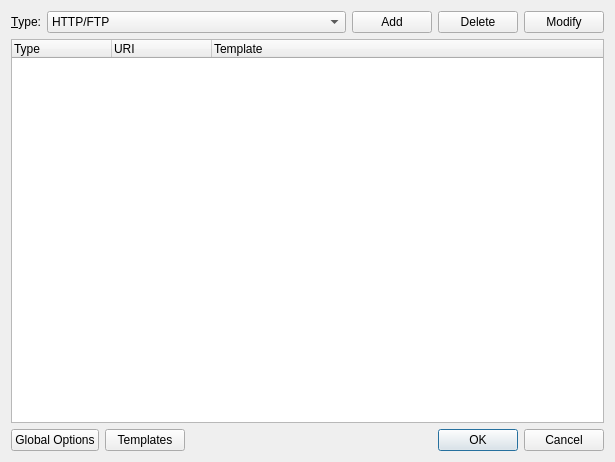
<?xml version="1.0" encoding="UTF-8"?>
<ui version="4.0">
 <class>AddURI</class>
 <widget class="QDialog" name="AddURI">
  <property name="geometry">
   <rect>
    <x>0</x>
    <y>0</y>
    <width>615</width>
    <height>462</height>
   </rect>
  </property>
  <property name="windowTitle">
   <string>Add URI</string>
  </property>
  <property name="windowIcon">
   <iconset>
    <normaloff>:/icon/bookmark.ico</normaloff>:/icon/bookmark.ico</iconset>
  </property>
  <layout class="QVBoxLayout" name="verticalLayout">
   <item>
    <layout class="QHBoxLayout" name="horizontalLayout">
     <item>
      <widget class="QLabel" name="label">
       <property name="text">
        <string>&amp;Type:</string>
       </property>
       <property name="buddy">
        <cstring>comboBox_Type</cstring>
       </property>
      </widget>
     </item>
     <item>
      <widget class="QComboBox" name="comboBox_Type">
       <property name="sizePolicy">
        <sizepolicy hsizetype="Expanding" vsizetype="Fixed">
         <horstretch>0</horstretch>
         <verstretch>0</verstretch>
        </sizepolicy>
       </property>
       <item>
        <property name="text">
         <string>HTTP/FTP</string>
        </property>
        <property name="icon">
         <iconset resource="Aria2cRemote.qrc">
          <normaloff>:/icon/uri/ftp.png</normaloff>:/icon/uri/ftp.png</iconset>
        </property>
       </item>
       <item>
        <property name="text">
         <string>Multi HTTP/FTP</string>
        </property>
        <property name="icon">
         <iconset resource="Aria2cRemote.qrc">
          <normaloff>:/icon/uri/http.png</normaloff>:/icon/uri/http.png</iconset>
        </property>
       </item>
       <item>
        <property name="text">
         <string>Torrent</string>
        </property>
        <property name="icon">
         <iconset resource="Aria2cRemote.qrc">
          <normaloff>:/icon/uri/bittorrent.png</normaloff>:/icon/uri/bittorrent.png</iconset>
        </property>
       </item>
       <item>
        <property name="text">
         <string>MagnetLink</string>
        </property>
        <property name="icon">
         <iconset resource="Aria2cRemote.qrc">
          <normaloff>:/icon/uri/magnet.png</normaloff>:/icon/uri/magnet.png</iconset>
        </property>
       </item>
       <item>
        <property name="text">
         <string>Metalink</string>
        </property>
        <property name="icon">
         <iconset resource="Aria2cRemote.qrc">
          <normaloff>:/icon/uri/metalink.png</normaloff>:/icon/uri/metalink.png</iconset>
        </property>
       </item>
      </widget>
     </item>
     <item>
      <layout class="QHBoxLayout" name="horizontalLayout_3">
       <item>
        <widget class="QPushButton" name="pushButton_Add">
         <property name="text">
          <string>Add</string>
         </property>
        </widget>
       </item>
       <item>
        <widget class="QPushButton" name="pushButton_Delete">
         <property name="text">
          <string>Delete</string>
         </property>
        </widget>
       </item>
       <item>
        <widget class="QPushButton" name="pushButton_Modify">
         <property name="text">
          <string>Modify</string>
         </property>
        </widget>
       </item>
      </layout>
     </item>
    </layout>
   </item>
   <item>
    <widget class="QTreeWidget" name="treeWidget">
     <property name="contextMenuPolicy">
      <enum>Qt::DefaultContextMenu</enum>
     </property>
     <property name="alternatingRowColors">
      <bool>true</bool>
     </property>
     <property name="rootIsDecorated">
      <bool>true</bool>
     </property>
     <attribute name="headerMinimumSectionSize">
      <number>50</number>
     </attribute>
     <column>
      <property name="text">
       <string>Type</string>
      </property>
     </column>
     <column>
      <property name="text">
       <string>URI</string>
      </property>
     </column>
     <column>
      <property name="text">
       <string>Template</string>
      </property>
     </column>
    </widget>
   </item>
   <item>
    <layout class="QHBoxLayout" name="horizontalLayout_2">
     <item>
      <widget class="QPushButton" name="pushButton_GlobalOptions">
       <property name="text">
        <string>Global Options</string>
       </property>
      </widget>
     </item>
     <item>
      <widget class="QPushButton" name="pushButton_Template">
       <property name="text">
        <string>Templates</string>
       </property>
      </widget>
     </item>
     <item>
      <spacer name="horizontalSpacer">
       <property name="orientation">
        <enum>Qt::Horizontal</enum>
       </property>
       <property name="sizeHint" stdset="0">
        <size>
         <width>803</width>
         <height>20</height>
        </size>
       </property>
      </spacer>
     </item>
     <item>
      <widget class="QPushButton" name="pushButton_OK">
       <property name="text">
        <string>OK</string>
       </property>
       <property name="default">
        <bool>true</bool>
       </property>
      </widget>
     </item>
     <item>
      <widget class="QPushButton" name="pushButton_Cancel">
       <property name="text">
        <string>Cancel</string>
       </property>
      </widget>
     </item>
    </layout>
   </item>
  </layout>
 </widget>
 <tabstops>
  <tabstop>comboBox_Type</tabstop>
  <tabstop>pushButton_Add</tabstop>
  <tabstop>pushButton_Delete</tabstop>
  <tabstop>pushButton_Modify</tabstop>
  <tabstop>treeWidget</tabstop>
  <tabstop>pushButton_GlobalOptions</tabstop>
  <tabstop>pushButton_Template</tabstop>
  <tabstop>pushButton_OK</tabstop>
  <tabstop>pushButton_Cancel</tabstop>
 </tabstops>
 <resources>
  <include location="Aria2cRemote.qrc"/>
 </resources>
 <connections>
  <connection>
   <sender>pushButton_OK</sender>
   <signal>clicked()</signal>
   <receiver>AddURI</receiver>
   <slot>accept()</slot>
   <hints>
    <hint type="sourcelabel">
     <x>523</x>
     <y>451</y>
    </hint>
    <hint type="destinationlabel">
     <x>454</x>
     <y>278</y>
    </hint>
   </hints>
  </connection>
  <connection>
   <sender>pushButton_Cancel</sender>
   <signal>clicked()</signal>
   <receiver>AddURI</receiver>
   <slot>reject()</slot>
   <hints>
    <hint type="sourcelabel">
     <x>604</x>
     <y>451</y>
    </hint>
    <hint type="destinationlabel">
     <x>421</x>
     <y>253</y>
    </hint>
   </hints>
  </connection>
  <connection>
   <sender>pushButton_Add</sender>
   <signal>clicked()</signal>
   <receiver>AddURI</receiver>
   <slot>Add()</slot>
   <hints>
    <hint type="sourcelabel">
     <x>441</x>
     <y>28</y>
    </hint>
    <hint type="destinationlabel">
     <x>238</x>
     <y>249</y>
    </hint>
   </hints>
  </connection>
  <connection>
   <sender>pushButton_Delete</sender>
   <signal>clicked()</signal>
   <receiver>AddURI</receiver>
   <slot>Delete()</slot>
   <hints>
    <hint type="sourcelabel">
     <x>512</x>
     <y>23</y>
    </hint>
    <hint type="destinationlabel">
     <x>300</x>
     <y>258</y>
    </hint>
   </hints>
  </connection>
  <connection>
   <sender>pushButton_Modify</sender>
   <signal>clicked()</signal>
   <receiver>AddURI</receiver>
   <slot>Modify()</slot>
   <hints>
    <hint type="sourcelabel">
     <x>603</x>
     <y>30</y>
    </hint>
    <hint type="destinationlabel">
     <x>355</x>
     <y>269</y>
    </hint>
   </hints>
  </connection>
  <connection>
   <sender>comboBox_Type</sender>
   <signal>currentIndexChanged(int)</signal>
   <receiver>AddURI</receiver>
   <slot>Type_Change(int)</slot>
   <hints>
    <hint type="sourcelabel">
     <x>106</x>
     <y>19</y>
    </hint>
    <hint type="destinationlabel">
     <x>109</x>
     <y>263</y>
    </hint>
   </hints>
  </connection>
 </connections>
 <slots>
  <slot>GlobalOptions()</slot>
  <slot>Add()</slot>
  <slot>Delete()</slot>
  <slot>Modify()</slot>
  <slot>Type_Change(int)</slot>
 </slots>
</ui>
